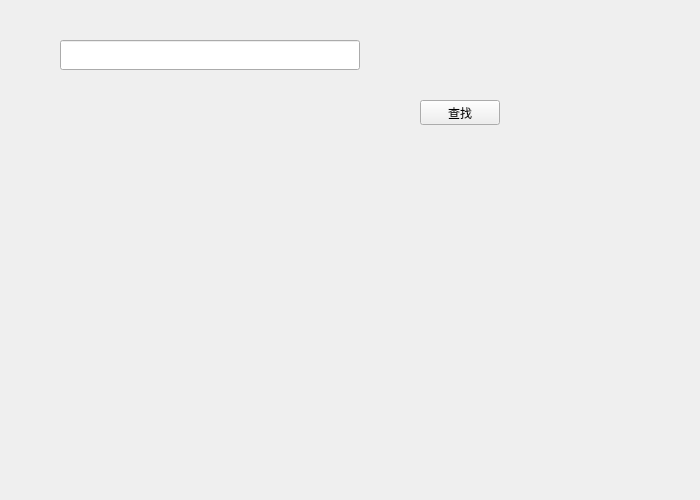
<?xml version="1.0" encoding="UTF-8"?>
<ui version="4.0">
 <class>AddFriendWidget</class>
 <widget class="QWidget" name="AddFriendWidget">
  <property name="geometry">
   <rect>
    <x>0</x>
    <y>0</y>
    <width>700</width>
    <height>500</height>
   </rect>
  </property>
  <property name="minimumSize">
   <size>
    <width>700</width>
    <height>500</height>
   </size>
  </property>
  <property name="maximumSize">
   <size>
    <width>700</width>
    <height>500</height>
   </size>
  </property>
  <property name="windowTitle">
   <string>Form</string>
  </property>
  <widget class="QLineEdit" name="FindEdit">
   <property name="geometry">
    <rect>
     <x>60</x>
     <y>40</y>
     <width>300</width>
     <height>30</height>
    </rect>
   </property>
  </widget>
  <widget class="QPushButton" name="FindButton">
   <property name="geometry">
    <rect>
     <x>420</x>
     <y>100</y>
     <width>80</width>
     <height>25</height>
    </rect>
   </property>
   <property name="text">
    <string>查找</string>
   </property>
  </widget>
 </widget>
 <resources/>
 <connections/>
</ui>
